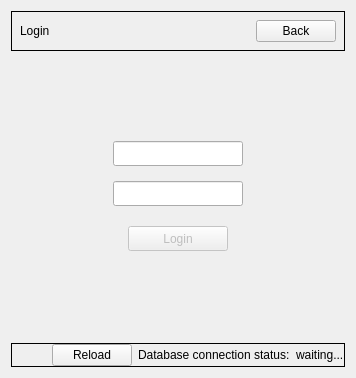
      <widget class="QWidget" name="LoginPage">
       <layout class="QVBoxLayout" name="verticalLayout_3">
        <item>
         <widget class="QWidget" name="loginTopBar" native="true">
          <property name="styleSheet">
           <string notr="true">#loginTopBar { border: 1px solid;  }</string>
          </property>
          <layout class="QHBoxLayout" name="horizontalLayout_3">
           <property name="leftMargin">
            <number>9</number>
           </property>
           <property name="topMargin">
            <number>9</number>
           </property>
           <property name="rightMargin">
            <number>9</number>
           </property>
           <property name="bottomMargin">
            <number>9</number>
           </property>
           <item>
            <widget class="QLabel" name="label_2">
             <property name="text">
              <string>Login</string>
             </property>
            </widget>
           </item>
           <item>
            <spacer name="horizontalSpacer_3">
             <property name="orientation">
              <enum>Qt::Horizontal</enum>
             </property>
             <property name="sizeHint" stdset="0">
              <size>
               <width>40</width>
               <height>20</height>
              </size>
             </property>
            </spacer>
           </item>
           <item>
            <widget class="QPushButton" name="pushButton_3">
             <property name="text">
              <string>Back</string>
             </property>
            </widget>
           </item>
          </layout>
         </widget>
        </item>
        <item>
         <spacer name="verticalSpacer_6">
          <property name="orientation">
           <enum>Qt::Vertical</enum>
          </property>
          <property name="sizeHint" stdset="0">
           <size>
            <width>20</width>
            <height>40</height>
           </size>
          </property>
         </spacer>
        </item>
        <item>
         <layout class="QHBoxLayout" name="horizontalLayout_6">
          <property name="topMargin">
           <number>0</number>
          </property>
          <item>
           <widget class="QWidget" name="loginFormContainer" native="true">
            <property name="sizePolicy">
             <sizepolicy hsizetype="Fixed" vsizetype="Fixed">
              <horstretch>0</horstretch>
              <verstretch>0</verstretch>
             </sizepolicy>
            </property>
            <property name="minimumSize">
             <size>
              <width>200</width>
              <height>200</height>
             </size>
            </property>
            <property name="maximumSize">
             <size>
              <width>200</width>
              <height>16777215</height>
             </size>
            </property>
            <property name="styleSheet">
             <string notr="true">#loginForm { border: 1px solid; }</string>
            </property>
            <layout class="QVBoxLayout" name="verticalLayout_5">
             <property name="leftMargin">
              <number>35</number>
             </property>
             <property name="topMargin">
              <number>35</number>
             </property>
             <property name="rightMargin">
              <number>35</number>
             </property>
             <property name="bottomMargin">
              <number>35</number>
             </property>
             <item>
              <widget class="QLineEdit" name="usernameLineEdit">
               <property name="minimumSize">
                <size>
                 <width>0</width>
                 <height>25</height>
                </size>
               </property>
              </widget>
             </item>
             <item>
              <widget class="QLineEdit" name="passwordLineEdit">
               <property name="minimumSize">
                <size>
                 <width>0</width>
                 <height>25</height>
                </size>
               </property>
               <property name="echoMode">
                <enum>QLineEdit::Password</enum>
               </property>
              </widget>
             </item>
             <item>
              <spacer name="verticalSpacer_5">
               <property name="orientation">
                <enum>Qt::Vertical</enum>
               </property>
               <property name="sizeType">
                <enum>QSizePolicy::Fixed</enum>
               </property>
               <property name="sizeHint" stdset="0">
                <size>
                 <width>20</width>
                 <height>5</height>
                </size>
               </property>
              </spacer>
             </item>
             <item>
              <layout class="QHBoxLayout" name="horizontalLayout_12">
               <item>
                <spacer name="horizontalSpacer_18">
                 <property name="orientation">
                  <enum>Qt::Horizontal</enum>
                 </property>
                 <property name="sizeHint" stdset="0">
                  <size>
                   <width>40</width>
                   <height>20</height>
                  </size>
                 </property>
                </spacer>
               </item>
               <item>
                <widget class="QPushButton" name="loginButton">
                 <property name="enabled">
                  <bool>false</bool>
                 </property>
                 <property name="minimumSize">
                  <size>
                   <width>100</width>
                   <height>25</height>
                  </size>
                 </property>
                 <property name="text">
                  <string>Login</string>
                 </property>
                 <property name="shortcut">
                  <string>Return</string>
                 </property>
                </widget>
               </item>
               <item>
                <spacer name="horizontalSpacer_19">
                 <property name="orientation">
                  <enum>Qt::Horizontal</enum>
                 </property>
                 <property name="sizeHint" stdset="0">
                  <size>
                   <width>40</width>
                   <height>20</height>
                  </size>
                 </property>
                </spacer>
               </item>
              </layout>
             </item>
            </layout>
           </widget>
          </item>
         </layout>
        </item>
        <item>
         <spacer name="verticalSpacer_3">
          <property name="orientation">
           <enum>Qt::Vertical</enum>
          </property>
          <property name="sizeHint" stdset="0">
           <size>
            <width>20</width>
            <height>40</height>
           </size>
          </property>
         </spacer>
        </item>
        <item>
         <widget class="QWidget" name="loginBotBar" native="true">
          <property name="styleSheet">
           <string notr="true">#loginBotBar { border: 1px solid; }</string>
          </property>
          <layout class="QHBoxLayout" name="horizontalLayout_8">
           <property name="leftMargin">
            <number>1</number>
           </property>
           <property name="topMargin">
            <number>1</number>
           </property>
           <property name="rightMargin">
            <number>1</number>
           </property>
           <property name="bottomMargin">
            <number>1</number>
           </property>
           <item>
            <spacer name="horizontalSpacer_5">
             <property name="orientation">
              <enum>Qt::Horizontal</enum>
             </property>
             <property name="sizeHint" stdset="0">
              <size>
               <width>40</width>
               <height>20</height>
              </size>
             </property>
            </spacer>
           </item>
           <item>
            <widget class="QPushButton" name="pushButton">
             <property name="text">
              <string>Reload</string>
             </property>
             <property name="shortcut">
              <string>F5</string>
             </property>
            </widget>
           </item>
           <item>
            <widget class="QLabel" name="label_4">
             <property name="text">
              <string>Database connection status:</string>
             </property>
            </widget>
           </item>
           <item>
            <widget class="QLabel" name="databaseStatusLoginLabel">
             <property name="text">
              <string>waiting...</string>
             </property>
            </widget>
           </item>
          </layout>
         </widget>
        </item>
       </layout>
      </widget>
